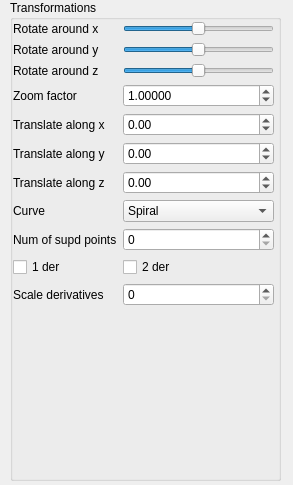
<?xml version="1.0" encoding="UTF-8"?>
<ui version="4.0">
 <class>SideWidget</class>
 <widget class="QWidget" name="SideWidget">
  <property name="geometry">
   <rect>
    <x>0</x>
    <y>0</y>
    <width>293</width>
    <height>485</height>
   </rect>
  </property>
  <property name="sizePolicy">
   <sizepolicy hsizetype="Fixed" vsizetype="Preferred">
    <horstretch>0</horstretch>
    <verstretch>0</verstretch>
   </sizepolicy>
  </property>
  <property name="minimumSize">
   <size>
    <width>269</width>
    <height>0</height>
   </size>
  </property>
  <property name="windowTitle">
   <string>Form</string>
  </property>
  <widget class="QGroupBox" name="groupBox">
   <property name="geometry">
    <rect>
     <x>10</x>
     <y>0</y>
     <width>271</width>
     <height>481</height>
    </rect>
   </property>
   <property name="title">
    <string>Transformations</string>
   </property>
   <widget class="QWidget" name="layoutWidget">
    <property name="geometry">
     <rect>
      <x>3</x>
      <y>21</y>
      <width>261</width>
      <height>451</height>
     </rect>
    </property>
    <layout class="QFormLayout" name="formLayout">
     <item row="0" column="0">
      <widget class="QLabel" name="label">
       <property name="text">
        <string>Rotate around x</string>
       </property>
       <property name="buddy">
        <cstring>rotate_x_slider</cstring>
       </property>
      </widget>
     </item>
     <item row="0" column="1">
      <widget class="QSlider" name="rotate_x_slider">
       <property name="minimum">
        <number>-180</number>
       </property>
       <property name="maximum">
        <number>180</number>
       </property>
       <property name="orientation">
        <enum>Qt::Horizontal</enum>
       </property>
      </widget>
     </item>
     <item row="1" column="0">
      <widget class="QLabel" name="label_2">
       <property name="text">
        <string>Rotate around y</string>
       </property>
       <property name="buddy">
        <cstring>rotate_y_slider</cstring>
       </property>
      </widget>
     </item>
     <item row="1" column="1">
      <widget class="QSlider" name="rotate_y_slider">
       <property name="minimum">
        <number>-180</number>
       </property>
       <property name="maximum">
        <number>180</number>
       </property>
       <property name="orientation">
        <enum>Qt::Horizontal</enum>
       </property>
      </widget>
     </item>
     <item row="2" column="0">
      <widget class="QLabel" name="label_3">
       <property name="text">
        <string>Rotate around z</string>
       </property>
       <property name="buddy">
        <cstring>rotate_z_slider</cstring>
       </property>
      </widget>
     </item>
     <item row="2" column="1">
      <widget class="QSlider" name="rotate_z_slider">
       <property name="minimum">
        <number>-180</number>
       </property>
       <property name="maximum">
        <number>180</number>
       </property>
       <property name="orientation">
        <enum>Qt::Horizontal</enum>
       </property>
      </widget>
     </item>
     <item row="3" column="0">
      <widget class="QLabel" name="label_4">
       <property name="text">
        <string>Zoom factor</string>
       </property>
       <property name="buddy">
        <cstring>zoom_factor_spin_box</cstring>
       </property>
      </widget>
     </item>
     <item row="3" column="1">
      <widget class="QDoubleSpinBox" name="zoom_factor_spin_box">
       <property name="toolTip">
        <string/>
       </property>
       <property name="decimals">
        <number>5</number>
       </property>
       <property name="minimum">
        <double>0.000100000000000</double>
       </property>
       <property name="maximum">
        <double>10000.000000000000000</double>
       </property>
       <property name="singleStep">
        <double>0.100000000000000</double>
       </property>
       <property name="value">
        <double>1.000000000000000</double>
       </property>
      </widget>
     </item>
     <item row="4" column="0">
      <widget class="QLabel" name="label_5">
       <property name="text">
        <string>Translate along x</string>
       </property>
       <property name="buddy">
        <cstring>trans_x_spin_box</cstring>
       </property>
      </widget>
     </item>
     <item row="4" column="1">
      <widget class="QDoubleSpinBox" name="trans_x_spin_box">
       <property name="minimum">
        <double>-100.000000000000000</double>
       </property>
       <property name="maximum">
        <double>100.000000000000000</double>
       </property>
       <property name="singleStep">
        <double>0.100000000000000</double>
       </property>
      </widget>
     </item>
     <item row="5" column="0">
      <widget class="QLabel" name="label_6">
       <property name="text">
        <string>Translate along y</string>
       </property>
       <property name="buddy">
        <cstring>trans_y_spin_box</cstring>
       </property>
      </widget>
     </item>
     <item row="5" column="1">
      <widget class="QDoubleSpinBox" name="trans_y_spin_box">
       <property name="minimum">
        <double>-100.000000000000000</double>
       </property>
       <property name="maximum">
        <double>100.000000000000000</double>
       </property>
       <property name="singleStep">
        <double>0.100000000000000</double>
       </property>
      </widget>
     </item>
     <item row="6" column="0">
      <widget class="QLabel" name="label_7">
       <property name="text">
        <string>Translate along z</string>
       </property>
       <property name="buddy">
        <cstring>trans_z_spin_box</cstring>
       </property>
      </widget>
     </item>
     <item row="6" column="1">
      <widget class="QDoubleSpinBox" name="trans_z_spin_box">
       <property name="minimum">
        <double>-100.000000000000000</double>
       </property>
       <property name="maximum">
        <double>100.000000000000000</double>
       </property>
       <property name="singleStep">
        <double>0.100000000000000</double>
       </property>
      </widget>
     </item>
     <item row="7" column="0">
      <widget class="QLabel" name="label_8">
       <property name="text">
        <string>Curve</string>
       </property>
      </widget>
     </item>
     <item row="7" column="1">
      <widget class="QComboBox" name="curves">
       <item>
        <property name="text">
         <string>Spiral</string>
        </property>
       </item>
       <item>
        <property name="text">
         <string>Torus Knot</string>
        </property>
       </item>
       <item>
        <property name="text">
         <string>Lissajous</string>
        </property>
       </item>
       <item>
        <property name="text">
         <string>Rose</string>
        </property>
       </item>
       <item>
        <property name="text">
         <string>Hypotrochoid</string>
        </property>
       </item>
       <item>
        <property name="text">
         <string>Circle</string>
        </property>
       </item>
      </widget>
     </item>
     <item row="8" column="0">
      <widget class="QLabel" name="label_9">
       <property name="text">
        <string>Num of supd points</string>
       </property>
      </widget>
     </item>
     <item row="9" column="0">
      <widget class="QCheckBox" name="der1">
       <property name="text">
        <string>1 der</string>
       </property>
      </widget>
     </item>
     <item row="9" column="1">
      <widget class="QCheckBox" name="der2">
       <property name="text">
        <string>2 der</string>
       </property>
      </widget>
     </item>
     <item row="10" column="0">
      <widget class="QLabel" name="label_10">
       <property name="text">
        <string>Scale derivatives</string>
       </property>
      </widget>
     </item>
     <item row="10" column="1">
      <widget class="QSpinBox" name="scale"/>
     </item>
     <item row="8" column="1">
      <widget class="QSpinBox" name="num"/>
     </item>
    </layout>
   </widget>
  </widget>
 </widget>
 <resources/>
 <connections/>
</ui>
